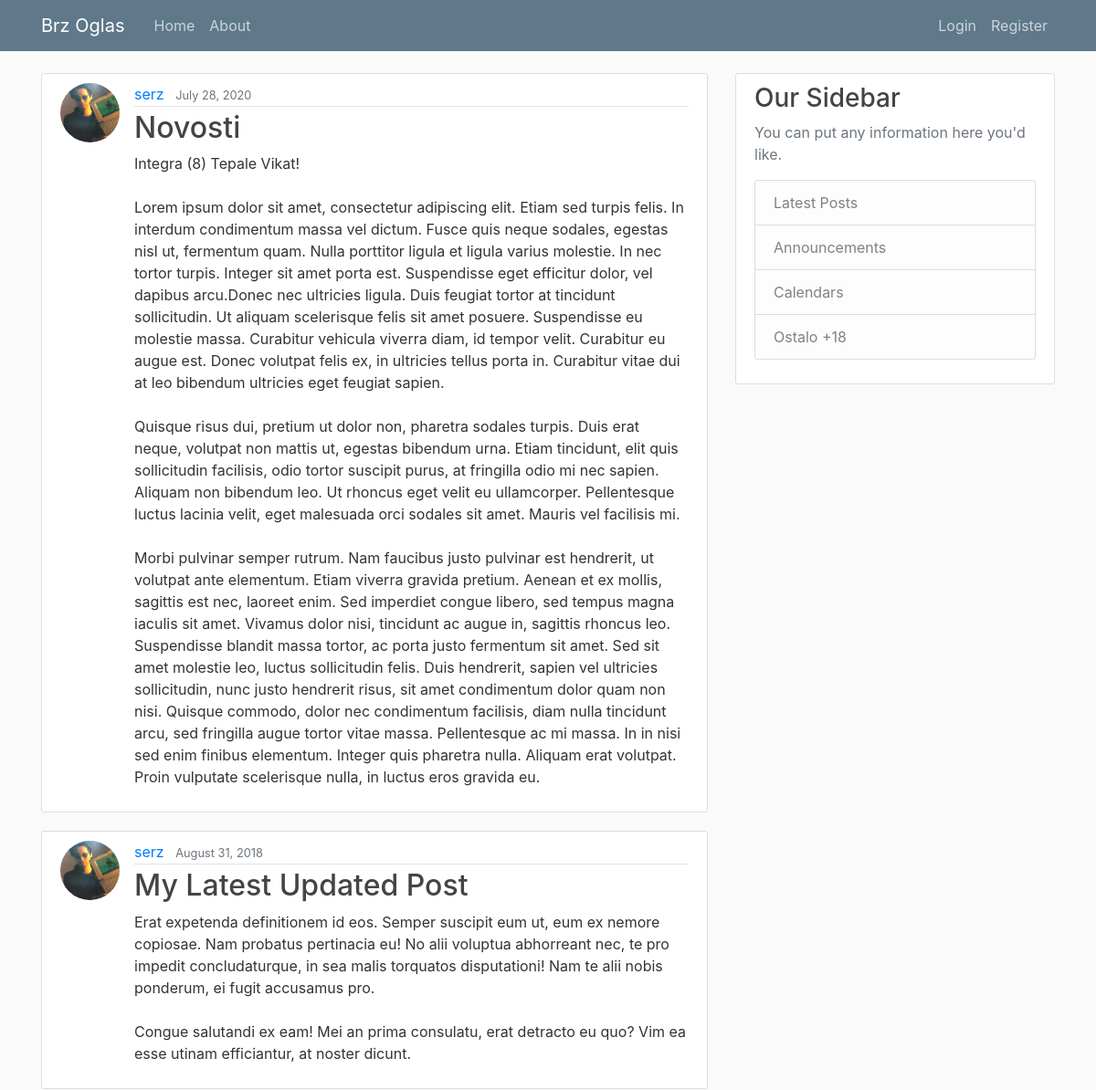
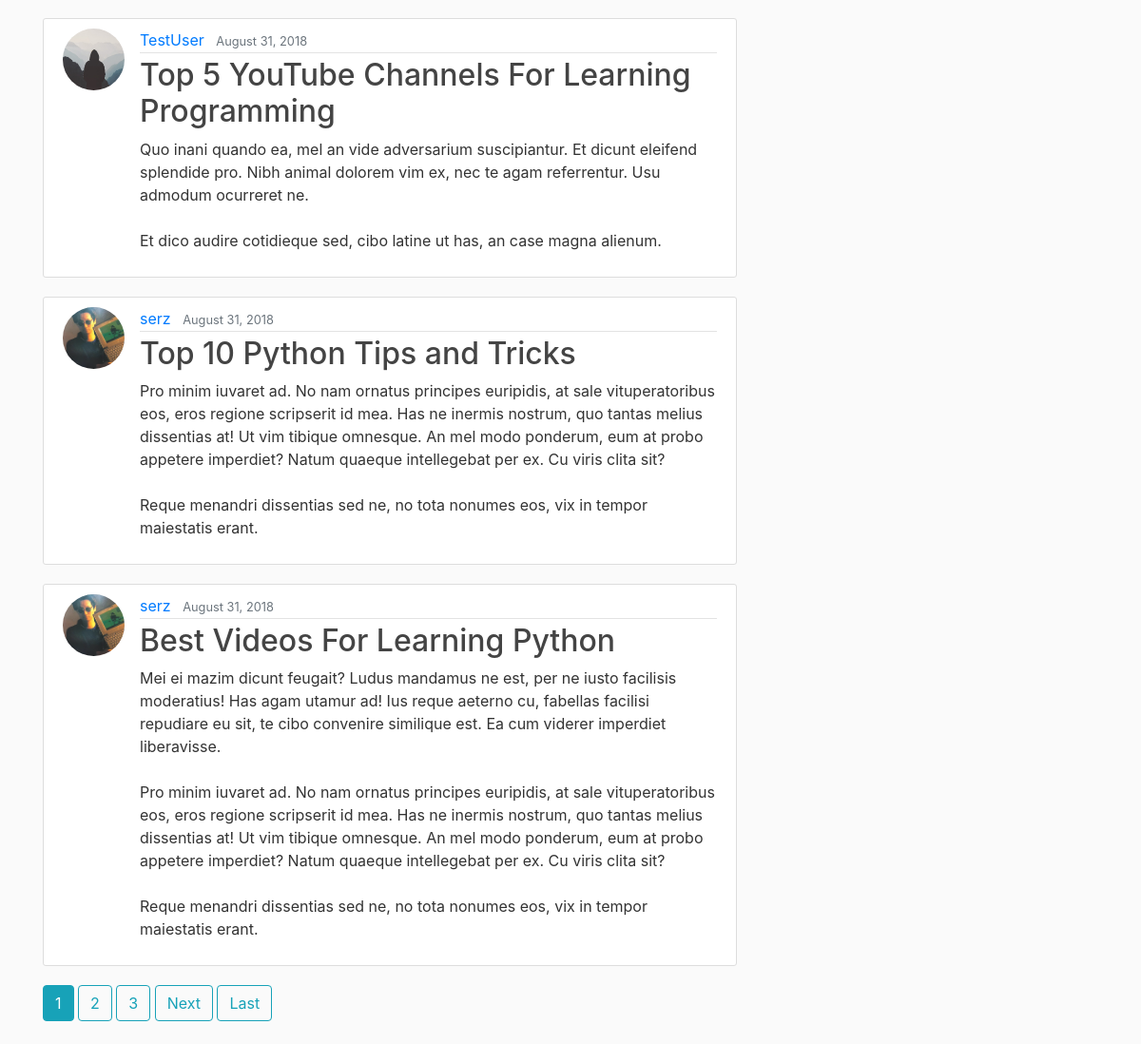
The page / on the database its author committed (2 pictures, top to bottom).
### blog/models.py (models this page shows, shortened)
class Post(models.Model):
    title = models.CharField(max_length=100)
    content = models.TextField()
    date_posted = models.DateTimeField(default=timezone.now)
    author = models.ForeignKey(User, on_delete=models.CASCADE)

### users/models.py (models this page shows, shortened)
class Profile(models.Model):
    user = models.OneToOneField(User, on_delete=models.CASCADE)
    image = models.ImageField(default='default.jpg', upload_to='profile_pics')

### blog/views.py (the view)
# urls.py: path('', PostListView.as_view(), name='blog-home'),
class PostListView(ListView):
    model = Post
    template_name = 'blog/home.html'  # <app>/<model>_<viewtype>.html
    context_object_name = 'posts'
    ordering = ['-date_posted']
    paginate_by = 5

### blog/templates/blog/home.html (shortened to what this page needs)
{% extends "blog/base.html" %}
{% block content %}
    {% for post in posts %}
        <article class="media content-section">
          <img class="rounded-circle article-img" src="{{ post.author.profile.image.url }}">
          <div class="media-body">
            <div class="article-metadata">
              <a class="mr-2" href="{% url 'user-posts' post.author.username %}">{{ post.author }}</a>
              <small class="text-muted">{{ post.date_posted|date:"F d, Y" }}</small>
            </div>
            <h2><a class="article-title" href="{% url 'post-detail' post.id %}">{{ post.title }}</a></h2>
            <p class="article-content">{{ post.content }}</p>
          </div>
        </article>
    {% endfor %}
    {% if is_paginated %}
      {% for num in page_obj.paginator.page_range %}
        {% if page_obj.number == num %}
          <a class="btn btn-info mb-4" href="?page={{ num }}">{{ num }}</a>
        {% elif num > page_obj.number|add:'-3' and num < page_obj.number|add:'3' %}
          <a class="btn btn-outline-info mb-4" href="?page={{ num }}">{{ num }}</a>
        {% endif %}
      {% endfor %}
      {% if page_obj.has_next %}
        <a class="btn btn-outline-info mb-4" href="?page={{ page_obj.next_page_number }}">Next</a>
        <a class="btn btn-outline-info mb-4" href="?page={{ page_obj.paginator.num_pages }}">Last</a>
      {% endif %}
    {% endif %}
{% endblock content %}

### blog/static/blog/main.css (style rules this page uses)
body { background: #fafafa; color: #333333; margin-top: 5rem; }
h1, h2, h3, h4, h5, h6 { color: #444444; }
.content-section { background: #ffffff; padding: 10px 20px; border: 1px solid #dddddd; border-radius: 3px; margin-bottom: 20px; }
.article-title { color: #444444; }
.article-content { white-space: pre-line; }
.article-img { height: 65px; width: 65px; margin-right: 16px; }
.article-metadata { padding-bottom: 1px; margin-bottom: 4px; border-bottom: 1px solid #e3e3e3 }

### rows shown on the page
Post: author.profile.image (picture), author "serz", date_posted "July 28, 2020", title "Novosti", content "Integra (8) Tepale Vikat! Lorem ipsum dolor sit amet, consectetur adipiscing elit. Etiam sed turpis felis. In interdum condimentum massa vel dictum. Fusce quis neque sodales, egestas nisl ut, fermentum quam. Nulla porttitor ligula et ligula varius molestie. In nec tortor turpis. Integer sit amet porta est. Suspendisse eget efficitur dolor, vel dapibus arcu.Donec nec ultricies ligula. Duis feugiat tortor at tincidunt sollicitudin. Ut aliquam scelerisque felis sit amet posuere. Suspendisse eu molestie massa. Curabitur vehicula viverra diam, id tempor velit. Curabitur eu augue est. Donec volutpat felis ex, in ultricies tellus porta in. Curabitur vitae dui at leo bibendum ultricies eget feugiat…"
Post: author.profile.image (picture), author "serz", date_posted "August 31, 2018", title "My Latest Updated Post", content "Erat expetenda definitionem id eos. Semper suscipit eum ut, eum ex nemore copiosae. Nam probatus pertinacia eu! No alii voluptua abhorreant nec, te pro impedit concludaturque, in sea malis torquatos disputationi! Nam te alii nobis ponderum, ei fugit accusamus pro. Congue salutandi ex eam! Mei an prima consulatu, erat detracto eu quo? Vim ea esse utinam efficiantur, at noster dicunt."
Post: author.profile.image (placeholder picture), author "TestUser", date_posted "August 31, 2018", title "Top 5 YouTube Channels For Learning Programming", content "Quo inani quando ea, mel an vide adversarium suscipiantur. Et dicunt eleifend splendide pro. Nibh animal dolorem vim ex, nec te agam referrentur. Usu admodum ocurreret ne. Et dico audire cotidieque sed, cibo latine ut has, an case magna alienum."
Post: author.profile.image (picture), author "serz", date_posted "August 31, 2018", title "Top 10 Python Tips and Tricks", content "Pro minim iuvaret ad. No nam ornatus principes euripidis, at sale vituperatoribus eos, eros regione scripserit id mea. Has ne inermis nostrum, quo tantas melius dissentias at! Ut vim tibique omnesque. An mel modo ponderum, eum at probo appetere imperdiet? Natum quaeque intellegebat per ex. Cu viris clita sit? Reque menandri dissentias sed ne, no tota nonumes eos, vix in tempor maiestatis erant."
Post: author.profile.image (picture), author "serz", date_posted "August 31, 2018", title "Best Videos For Learning Python", content "Mei ei mazim dicunt feugait? Ludus mandamus ne est, per ne iusto facilisis moderatius! Has agam utamur ad! Ius reque aeterno cu, fabellas facilisi repudiare eu sit, te cibo convenire similique est. Ea cum viderer imperdiet liberavisse. Pro minim iuvaret ad. No nam ornatus principes euripidis, at sale vituperatoribus eos, eros regione scripserit id mea. Has ne inermis nostrum, quo tantas melius dissentias at! Ut vim tibique omnesque. An mel modo ponderum, eum at probo appetere imperdiet? Natum quaeque intellegebat per ex. Cu viris clita sit? Reque menandri dissentias sed ne, no tota nonumes eos, vix in tempor maiestatis erant."

### other values the page prints
{{ num }} "1"
{{ num }} "2" "3"
